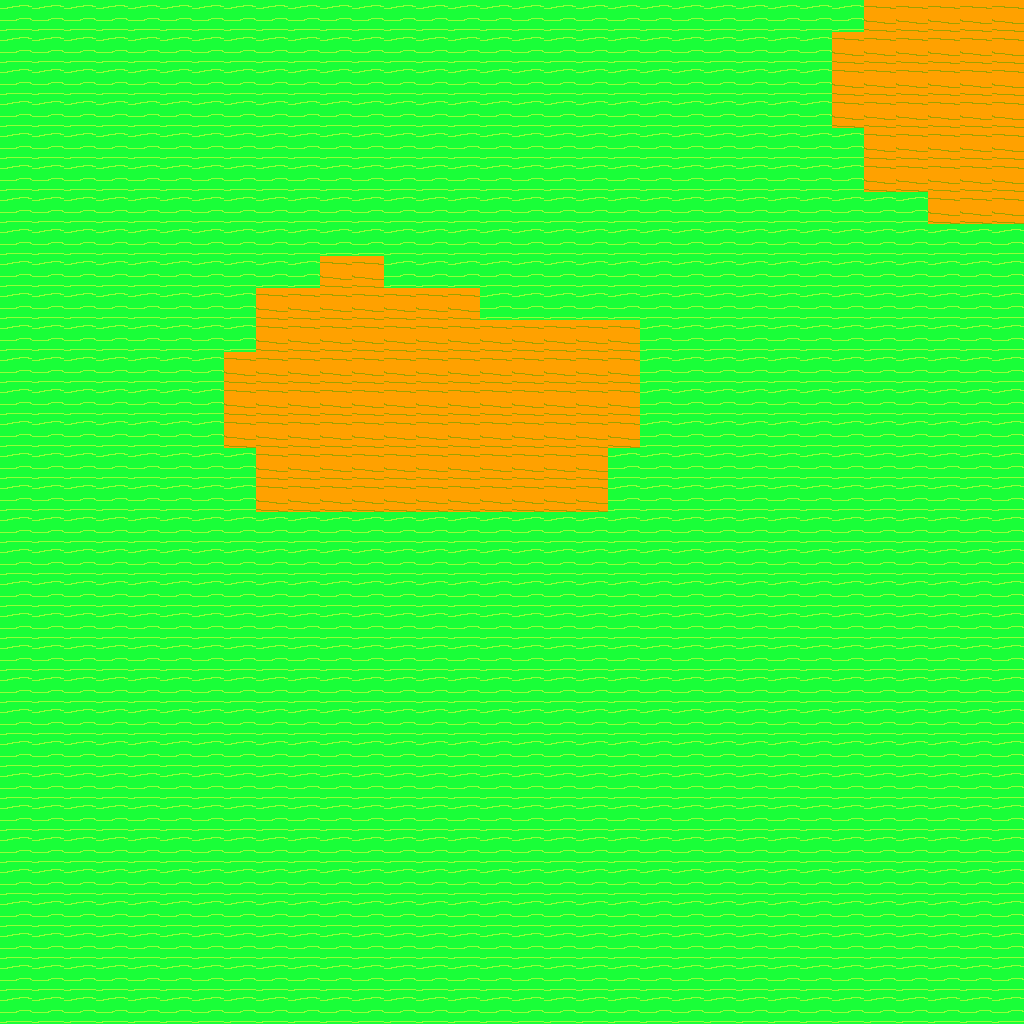

Below is a game level as drawn by its tile map, then a one-line description and the .tmx that defines it (tile-layer data replaced by summaries):
An orthogonal 32x32 tile map with 32x32 px tiles, 1 tile layer (Kachelebene 1).

<map version="1.0" orientation="orthogonal" renderorder="right-down" width="32" height="32" tilewidth="32" tileheight="32" nextobjectid="1">
 <tileset firstgid="1" name="TestMapSet" tilewidth="32" tileheight="32" tilecount="2" columns="2">
  <image source="TestMapSet.png" width="64" height="32" />
 </tileset>
 <layer name="Kachelebene 1" width="32" height="32">
  <data>[1024 cells, 1024 non-empty, 2 distinct tile ids]</data>
 </layer>
</map>
